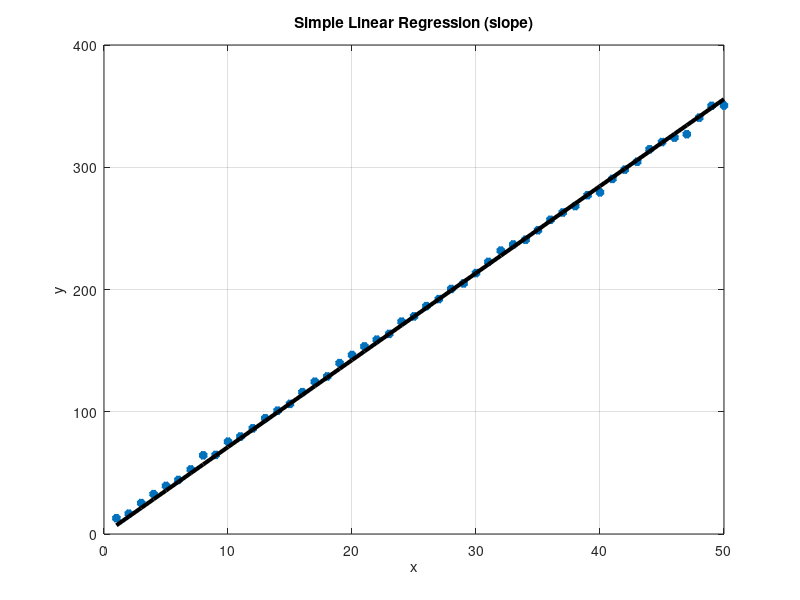
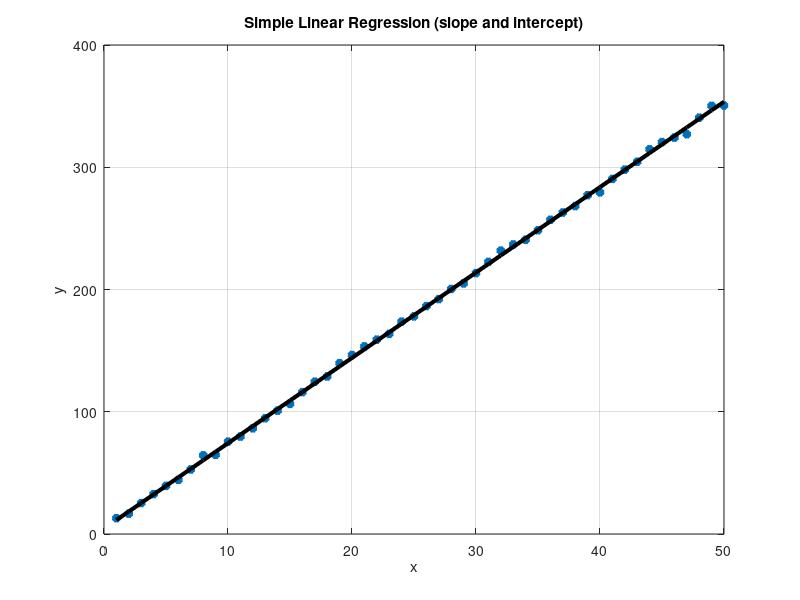
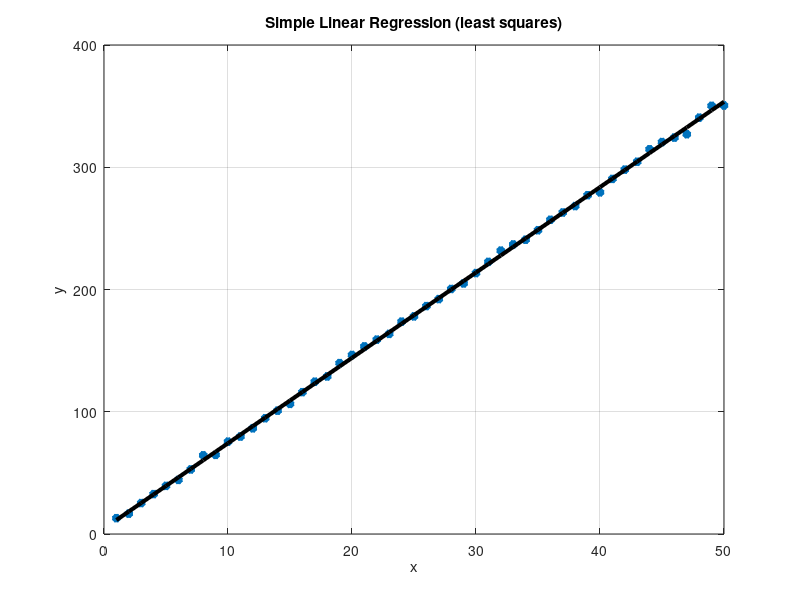
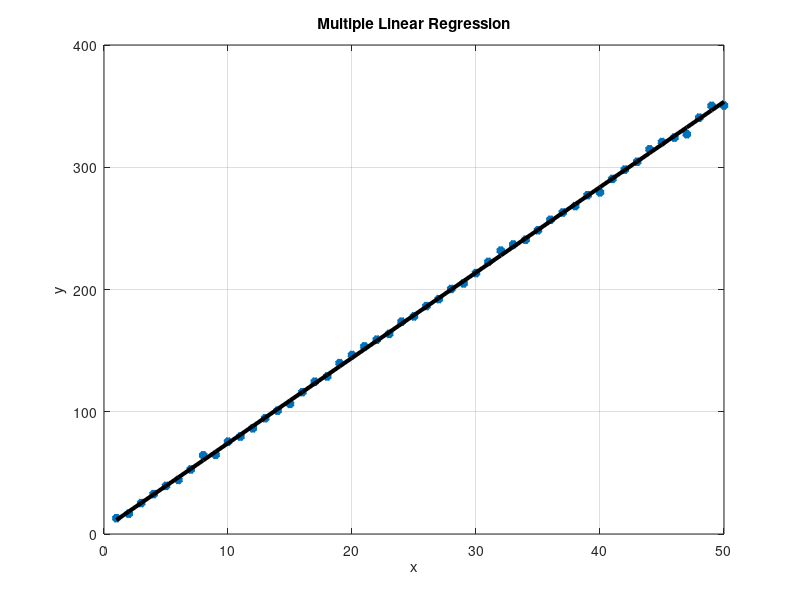

The MATLAB source for these figures, in order: (Note: this script raises an error after producing the figures.)
%% start
close all
clear all %#ok<CLALL>
clc

%% UWAGA
% R2 - to współczynik zgodności mozemy sobie za jego pomocą określic czy
% nasze nowe modele korespondują z naszymi danymi jakby był 1 to model
% przechodziłby idealnie przez każdy punkt co jest niekoniecznie chciane
% przez nas
% myśle że można to jakoś w sprawku ująć ładnie 

%przpeuścić przez indeks każdego


%% deklaracja danych
num_elements = 50;
a = 7; % 4 cyfra indx
b = 2; % 5 cyfra indx
c = 4; % 6 cyfra indx  
x = 1:1:num_elements;

y = a * x + b * randn(1, num_elements);
y = y + c;
Y = y';
X = x';
X = [ones(size(X)) X];

%% simple linear slope
B1 = y / x;
ye1 = B1 * x;

figure(1)
plot(x,y,'*', 'LineWidth', 3);
grid on;
hold on;
xlabel('x');
ylabel('y');

plot(x,ye1,'k', 'LineWidth', 3);

title('Simple Linear Regression (slope)')

R21 = 1 - sum((y-ye1).^2)/sum((y - mean(y)).^2);

%% simple linear slope and intercept 
% według czatu to to samo co least squares dlatego daje taki sam
% współczynnik zgodności i współczynniki prostej regresji
B2 = X \ Y;
ye2 = X * B2;

figure(2);
plot(x,y,'*', 'LineWidth', 3);
grid on;
hold on;
xlabel('x');
ylabel('y');

plot(x,ye2,'k', 'LineWidth', 3);
title('Simple Linear Regression (slope and intercept)')

%inny wektor X
% czy wspolczynnik zgodnosci mial byc macierza czy liczba??
R22 = 1 - sum((y-ye2').^2)/sum((y - mean(y)).^2);

%% least squares

xm = sum(x)/length(x);
ym = sum(y)/length(y);

a1 = sum((x-xm).* (y-ym))/sum((x-xm).^2);
a0 = ym - (a1 * xm);

B3 = [a0;a1];

ye3 = X*B3;

figure(3);
plot(x,y,'*', 'LineWidth', 3);
grid on;
hold on;
xlabel('x');
ylabel('y');

plot(x,ye3,'k', 'LineWidth', 3);
title('Simple Linear Regression (least squares)')

R23 = 1 - sum((y-ye3').^2)/sum((y - mean(y)).^2);

%% multiple linear regression

X_mult = [ones(size(X)) X X*10];
A = regress(Y,X);
ye4 = A'*X';

figure(4)
plot(x,y,'*', 'LineWidth', 3);
grid on;
hold on;
xlabel('x');
ylabel('y');

plot(ye4,'k', 'LineWidth', 3);

title('Multiple Linear Regression')

R24 = 1 - sum((y-ye4).^2)/sum((y - mean(y)).^2);


%% gradient w zależności od alpha

A = randn(2, 1);
alpha = [0.000001,0.000005, 0.00001,0.00005,0.0001,0.0005]; 
% stały parametr wpływa na szybkość osiągnania optimum
epochs = 30;

%idk po co ale jest
disp('optimization...')


figure(5);
grid on;
hold on;
xlabel('number of epochs');
ylabel('error');
title('Linear regression error, dependence on alpha');
box on;

figure(6);
plot(x, y, '*','LineWidth', 3);
title('Linear regression - GD, dependence on alpha');
hold on;
grid on;

colors = ['r', 'g', 'b', 'm', 'c', 'y'];
tic;

for times =  1 : 6
    zmienna = [];
    A2 = A;
    for k = 1:epochs
        for n_data = 1:length(X)
            Ye = X(n_data, :) * A2;
            e = Y(n_data) - Ye;
            % e = mse(Y(n_data), Ye);
            D_A = alpha(times) * e * X(n_data, :);
            A2 = A2 + D_A';
        end
        ye = X * A2;
        e_epoch = mse(Y, ye);
        zmienna = [zmienna, e_epoch]; %#ok<AGROW>
        if times == 3
            e_badane = e_epoch;
            y_test = ye;
        end
    end

    figure(6);
    plot(x, ye, 'k', 'LineWidth', 3, 'Color', colors(times));
    %add marker in plot
    figure(5);
    plot(1:k, zmienna, '*','Color', colors(times));
end
training_time = toc;
figure(6);
legend('dane', '\alpha 0.000001', '\alpha 0.000005', '\alpha 0.00001', ...
    '\alpha 0.00005', '\alpha 0.0001', '\alpha 0.0005');
figure(5);
legend('\alpha 0.000001', '\alpha 0.000005', '\alpha 0.00001', ...
    '\alpha 0.00005', '\alpha 0.0001', '\alpha 0.0005');


total_error = e_badane; % nie wiem co to tu robi ani po co nam to, czat pokazuje ze to mean square error ktory liczymy sami nizej
R25 = 1 - sum((Y - y_test).^2) / sum((Y - mean(Y)).^2); % współczynnik zgodności dla alpha = 0.00001 i 30 epok

%% gradient w zależności od liczby epok


figure(14);
plot(x, y, '*','LineWidth', 3);
title('Linear regression - GD, dependence on epochs');
hold on;
grid on;
xlabel('x');
ylabel('y');

width = [5,4,3,2,1];
epochs = [10, 20, 30, 40, 50];
alpha = 0.00001;
for times = 1:5
    zmienna = [];
    A2 = A;
    for k = 1:epochs(times)
        for n_data = 1:length(X)
            Ye = X(n_data, :) * A2;
            e = Y(n_data) - Ye;
            % e = mse(Y(n_data), Ye);
            D_A = alpha * e * X(n_data, :);
            A2 = A2 + D_A';
        end
        ye = X * A2;
        e_epoch = mse(Y, ye);
        zmienna = [zmienna, e_epoch]; %#ok<AGROW>
        if times == 3
            e_badane = e_epoch;
            y_test = ye;
        end
    end

    figure(14);
    plot(x, ye, 'k', 'LineWidth', 3, 'Color', colors(times));
end
figure(14);
legend('dane', '10 epok', '20 epok', '30 epok', '40 epok', '50 epok');

%% polymonial nasze dane
d = 2; % my to chcemy???
y_poly1 = a * x + b *((x +randn(1,num_elements)).^d);
y_poly1 = y_poly1 + c;

Y_poly1  = y_poly1';
X = [ones(size(X)) X X.^2];
B1 = X\Y_poly1;
ye1 = X*B1;

figure(7);grid on;
hold on;
plot(y_poly1,'*', 'LineWidth', 3);
plot(x, ye1,'k', 'LineWidth', 3);

xlabel('x');
ylabel('y');
title('polynomial regression')
y_poly1;

R26 = 1 - sum((Y_poly1 - ye1).^2) / sum((Y_poly1 - mean(Y_poly1)).^2); % współczynnik zgodności dla 2 stopnia naszych danych

%% polymoniar sinus nadal nie wiem czy to do czegoś jest potrzebne
y_poly = sin(x); %moze z sinusa to???
w = polyfit(x,y_poly,1);
xt = 0:1:50;
yt = polyval(w,xt);


figure(8);
plot(xt,yt,'k','LineWidth',3);
grid on;
hold on;
plot(x,y_poly,'*','LineWidth',3);
xlabel('x');
ylabel('y');
ylim([-1.5 1.5]);

title('degree -1');
legend('polynominal values', 'new data')

w = polyfit(x,y_poly,2);
xt = 0:1:50;
yt = polyval(w,xt);

figure(9);
plot(xt,yt,'k','LineWidth',3);
grid on;
hold on;
plot(x,y_poly,'*','LineWidth',3);
xlabel('x');
ylabel('y');
ylim([-1.5 1.5]);
title('degree - 2');
legend('polynominal values', 'new data')

% drugi stopień

w = polyfit(x,y_poly,6);
xt = 0:1:50;
yt = polyval(w,xt);

figure(10);
plot(xt,yt,'k','LineWidth',3);grid;hold;
plot(x,y_poly,'*','LineWidth',3);

xlabel('x');
ylabel('y');

ylim([-1.5 1.5]);
title('degree - 6');
legend('polynominal values', 'new data')

w = polyfit(x,y_poly,8);
xt = 0:1:50;
yt = polyval(w,xt);

figure(11);
plot(xt,yt,'k','LineWidth',3);
grid;
hold; 
plot(x,y_poly,'*','LineWidth',3);

xlabel('x');
ylabel('y');
ylim([-1.5 1.5]);
title('degree - 8');
legend('polynominal values', 'new data')

figure(12);
w = polyfit(x,y_poly,5);
xt = 0:1:50;
yt = polyval(w,xt);

plot(xt,yt,'k','LineWidth',3);
grid;
hold;
xlabel('x');

ylim([-1.5 1.5]);
plot(x,y_poly,'*','LineWidth',3);
title('degree - 5');


%%
% logistic nie działa na danych z zajęć idk co zmienić
% 
% x1 = x(1, 1:2:end);
% x2 = x(1, 2:2:end);
% y1 = y(1, 1:2:end);
% y2 = y(1, 2:2:end);
% log_fun = @(x_in) 1./(1 + exp(-x_in));
% alpha_optim = glmfit(x1, y1', 'binomial');
% ye1 = log_fun(alpha_optim(1) + alpha_optim(2) * x1);
% 
% 
% figure(12);
% plot(x, y, '*', 'LineWidth', 3);grid;hold;
% xlabel('x');
% ylabel('y');
% title('Logistic Regression');
% plot(x, ye1, 'r', 'LineWidth', 3);
% legend('data', 'regression');
% 

%%
% 
%Logistic



%y_binarne = double(y > median(y)); % na necie mowia i chat mowi ze tu musza byc liczby binarne nwm czm
y_bin = y/1000; %druga opcja bo liczby nie musza byc 0 albo jeden tylko miedzy 0 a 1 i to dziala  



% ,,In logistic regression, the target variable (y) must be binary because logistic regression is specifically 
% designed to model probabilities for binary outcomes (e.g., 0 or 1, yes or
% no, true or false)."
%Therefore, if y is not binary, the model's output won’t correctly represent a probability for a binary classification task.

% działa to tak, że:
%If a value in y is greater than the median, it will be converted to 1.
%If a value in y is less than or equal to the median, it will be converted to 0.

x1 = x(1:2:end)'; 
y1 = y_bin(1:2:end)'; 
x2 = x(2:2:end)';
y2 = y_bin(2:2:end)';

log_fun = @(x_in) 1 ./ (1 + exp(-x_in));
alpha_optim = glmfit(x1, y1, 'binomial');
ye_log = log_fun(alpha_optim(1) + alpha_optim(2) * x1');

figure(13);
plot(x, y_bin, '*', 'LineWidth', 3);
grid;
hold;
xlabel('x');
ylabel('y');
title('Logistic Regression');
plot(x, ye_log, 'r', 'LineWidth', 3);
legend('Data', 'Logistic Fit');




